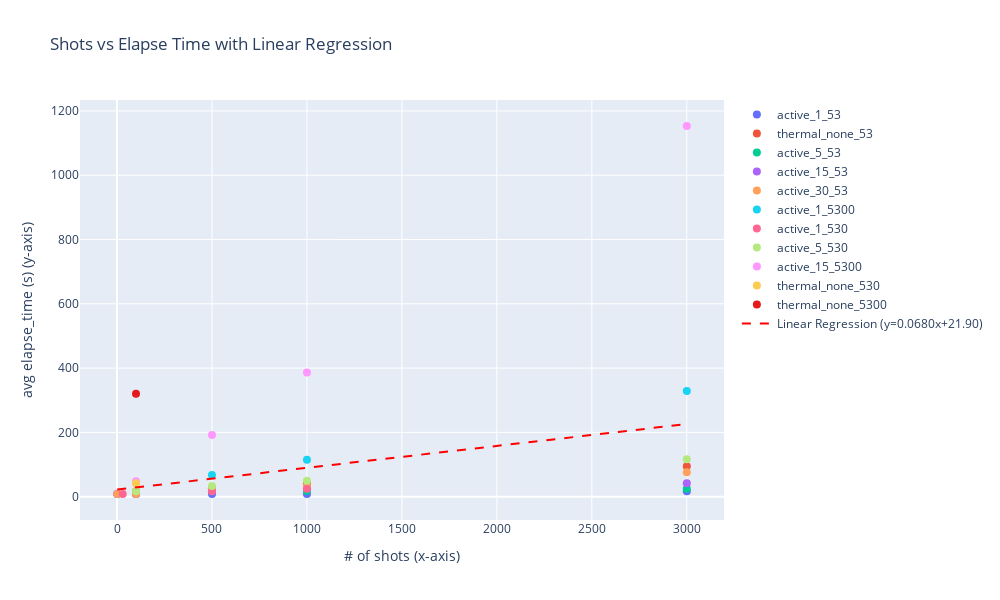

Here is the notebook cell this chart was saved with:
### Code cell
import pandas as pd
import plotly.graph_objects as go
from plotly.subplots import make_subplots
import numpy as np
from sklearn.linear_model import LinearRegression
import plotly.express as px

# 데이터 생성
data = {
    'reset': ['active', 'active', 'active', 'thermal', 'thermal', 'thermal', 
              'active', 'active', 'active', 'active', 'active', 'active',
              'active', 'active', 'active', 'active', 'active', 'active',
              'thermal', 'active', 'active', 'active', 'active', 'active',
              'active', 'active', 'active', 'active', 'active', 'active',
              'active', 'active', 'active', 'active', 'active', 'active',
              'active', 'thermal', 'thermal'],
    'max_attempts': ['1', '1', '1', 'none', 'none', 'none', 
                     '5', '5', '5', '15', '15', '15',
                     '30', '30', '30', '1', '15', '30',
                     'none', '30', '15', '5', '1', '1',
                     '1', '1', '1', '1', '1', '5',
                     '5', '5', '5', '15', '15', '15',
                     '15', 'none', 'none'],
    'amp_steps': [53, 53, 53, 53, 53, 53, 
                  53, 53, 53, 53, 53, 53,
                  53, 53, 53, 53, 53, 53,
                  53, 53, 53, 53, 53, 5300,
                  530, 5300, 5300, 530, 530, 530,
                  530, 530, 530, 5300, 5300, 5300,
                  5300, 530, 5300],
    'shots': [100, 500, 1000, 100, 500, 1000,
              100, 500, 1000, 100, 500, 1000,
              100, 500, 1000, 1, 1, 1,
              3000, 3000, 3000, 3000, 3000, 3000,
              30, 500, 1000, 1000, 500, 100,
              500, 1000, 3000, 100, 500, 1000,
              3000, 100, 100],
    'elapse_time': [8.35, 8.69, 8.53, 16.65, 25.93, 41.7,
                    8.58, 16.69, 17.965, 8.365, 16.71, 25.295,
                    8.37, 25.08, 33.44, 8.325, 8.365, 8.355,
                    94.63, 76.25, 41.67, 24.99, 16.72, 328.38,
                    8.35, 67.06, 114.82, 24.95, 16.66, 16.64,
                    33.38, 49.92, 116.69, 47.9, 192.06, 386.65,
                    1153.2, 41.71, 320.12]
}

df = pd.DataFrame(data)

# 레전드를 위한 조합 생성
df['legend'] = df['reset'] + '_' + df['max_attempts'].astype(str) + '_' + df['amp_steps'].astype(str)

# 고유한 레전드 값들
unique_legends = df['legend'].unique()

# 색상 팔레트 생성
colors = px.colors.qualitative.Plotly + px.colors.qualitative.Set1 + px.colors.qualitative.Set2

# Plotly 그래프 생성
fig = go.Figure()

# 각 레전드 그룹별로 산점도 추가
for i, legend in enumerate(unique_legends):
    subset = df[df['legend'] == legend]
    fig.add_trace(go.Scatter(
        x=subset['shots'],
        y=subset['elapse_time'],
        mode='markers',
        name=legend,
        marker=dict(
            size=8,
            color=colors[i % len(colors)]
        )
    ))

# 전체 데이터에 대한 선형 회귀
X = df['shots'].values.reshape(-1, 1)
y = df['elapse_time'].values

# 선형 회귀 모델 학습
model = LinearRegression()
model.fit(X, y)

# 회귀선을 위한 x 값 생성
x_range = np.linspace(df['shots'].min(), df['shots'].max(), 100)
y_pred = model.predict(x_range.reshape(-1, 1))

# 회귀선 추가
fig.add_trace(go.Scatter(
    x=x_range,
    y=y_pred,
    mode='lines',
    name=f'Linear Regression (y={model.coef_[0]:.4f}x+{model.intercept_:.2f})',
    line=dict(color='red', width=2, dash='dash')
))

# 레이아웃 설정
fig.update_layout(
    title='Shots vs Elapse Time with Linear Regression',
    xaxis_title='# of shots (x-axis)',
    yaxis_title='avg elapse_time (s) (y-axis)',
    hovermode='closest',
    width=1000,
    height=600,
    legend=dict(
        orientation="v",
        yanchor="top",
        y=1,
        xanchor="left",
        x=1.02
    )
)

# 그래프 표시
fig.show()

# 선형 회귀 결과 출력
print("\n=== 선형 회귀 분석 결과 ===")
print(f"방정식: y = {model.coef_[0]:.6f}x + {model.intercept_:.4f}")
print(f"기울기 (a): {model.coef_[0]:.6f}")
print(f"절편 (b): {model.intercept_:.4f}")

# R² 점수 계산
from sklearn.metrics import r2_score
y_pred_all = model.predict(X)
r2 = r2_score(y, y_pred_all)
print(f"R² 점수: {r2:.4f}")

# 추가 분석: 각 파라미터 조합별 회귀 분석
print("\n=== 주요 그룹별 선형 회귀 분석 ===")
main_groups = df.groupby('reset')

for name, group in main_groups:
    if len(group) > 2:  # 최소 3개 이상의 데이터 포인트가 있을 때만 회귀 분석
        X_group = group['shots'].values.reshape(-1, 1)
        y_group = group['elapse_time'].values
        
        model_group = LinearRegression()
        model_group.fit(X_group, y_group)
        
        print(f"\n{name} 그룹:")
        print(f"  방정식: y = {model_group.coef_[0]:.6f}x + {model_group.intercept_:.4f}")
        print(f"  데이터 포인트 수: {len(group)}")

# amp_steps별 분석
print("\n=== amp_steps별 선형 회귀 분석 ===")
amp_groups = df.groupby('amp_steps')

for amp_step, group in amp_groups:
    if len(group) > 2:
        X_group = group['shots'].values.reshape(-1, 1)
        y_group = group['elapse_time'].values
        
        model_group = LinearRegression()
        model_group.fit(X_group, y_group)
        
        print(f"\namp_steps = {amp_step}:")
        print(f"  방정식: y = {model_group.coef_[0]:.6f}x + {model_group.intercept_:.4f}")
        print(f"  데이터 포인트 수: {len(group)}")

### Figure 1 — Plotly figure (JSON) as saved in the notebook; plotly's stock layout.template omitted (floating-point values rounded to 4 significant figures)
{"data": [{"marker": {"color": "#636EFA", "size": 8}, "mode": "markers", "name": "active_1_53", "type": "scatter", "x": [100, 500, 1000, 1, 3000], "y": [8.35, 8.69, 8.53, 8.325, 16.72]}, {"marker": {"color": "#EF553B", "size": 8}, "mode": "markers", "name": "thermal_none_53", "type": "scatter", "x": [100, 500, 1000, 3000], "y": [16.65, 25.93, 41.7, 94.63]}, {"marker": {"color": "#00CC96", "size": 8}, "mode": "markers", "name": "active_5_53", "type": "scatter", "x": [100, 500, 1000, 3000], "y": [8.58, 16.69, 17.96, 24.99]}, {"marker": {"color": "#AB63FA", "size": 8}, "mode": "markers", "name": "active_15_53", "type": "scatter", "x": [100, 500, 1000, 1, 3000], "y": [8.365, 16.71, 25.3, 8.365, 41.67]}, {"marker": {"color": "#FFA15A", "size": 8}, "mode": "markers", "name": "active_30_53", "type": "scatter", "x": [100, 500, 1000, 1, 3000], "y": [8.37, 25.08, 33.44, 8.355, 76.25]}, {"marker": {"color": "#19D3F3", "size": 8}, "mode": "markers", "name": "active_1_5300", "type": "scatter", "x": [3000, 500, 1000], "y": [328.4, 67.06, 114.8]}, {"marker": {"color": "#FF6692", "size": 8}, "mode": "markers", "name": "active_1_530", "type": "scatter", "x": [30, 1000, 500], "y": [8.35, 24.95, 16.66]}, {"marker": {"color": "#B6E880", "size": 8}, "mode": "markers", "name": "active_5_530", "type": "scatter", "x": [100, 500, 1000, 3000], "y": [16.64, 33.38, 49.92, 116.7]}, {"marker": {"color": "#FF97FF", "size": 8}, "mode": "markers", "name": "active_15_5300", "type": "scatter", "x": [100, 500, 1000, 3000], "y": [47.9, 192.1, 386.6, 1153.0]}, {"marker": {"color": "#FECB52", "size": 8}, "mode": "markers", "name": "thermal_none_530", "type": "scatter", "x": [100], "y": [41.71]}, {"marker": {"color": "rgb(228,26,28)", "size": 8}, "mode": "markers", "name": "thermal_none_5300", "type": "scatter", "x": [100], "y": [320.1]}, {"line": {"color": "red", "dash": "dash", "width": 2}, "mode": "lines", "name": "Linear Regression (y=0.0680x+21.90)", "type": "scatter", "x": [1, 31.29, 61.59, 91.88, 122.2, 152.5, 182.8, 213.1, 243.3, 273.6, 303.9, 334.2, 364.5, 394.8, 425.1, 455.4, 485.7, 516.0, 546.3, 576.6, 606.9, 637.2, 667.4, 697.7, 728.0, 758.3, 788.6, 818.9, 849.2, 879.5, 909.8, 940.1, 970.4, 1001.0, 1031.0, 1061.0, 1092.0, 1122.0, 1152.0, 1182.0, 1213.0, 1243.0, 1273.0, 1304.0, 1334.0, 1364.0, 1394.0, 1425.0, 1455.0, 1485.0, 1516.0, 1546.0, 1576.0, 1607.0, 1637.0, 1667.0, 1697.0, 1728.0, 1758.0, 1788.0, 1819.0, 1849.0, 1879.0, 1909.0, 1940.0, 1970.0, 2000.0, 2031.0, 2061.0, 2091.0, 2122.0, 2152.0, 2182.0, 2212.0, 2243.0, 2273.0, 2303.0, 2334.0, 2364.0, 2394.0, 2424.0, 2455.0, 2485.0, 2515.0, 2546.0, 2576.0, 2606.0, 2636.0, 2667.0, 2697.0, 2727.0, 2758.0, 2788.0, 2818.0, 2849.0, 2879.0, 2909.0, 2939.0, 2970.0, 3000], "y": [21.97, 24.03, 26.09, 28.15, 30.21, 32.27, 34.33, 36.39, 38.45, 40.51, 42.58, 44.64, 46.7, 48.76, 50.82, 52.88, 54.94, 57.0, 59.06, 61.12, 63.18, 65.24, 67.3, 69.36, 71.42, 73.48, 75.54, 77.6, 79.66, 81.72, 83.78, 85.84, 87.9, 89.96, 92.02, 94.08, 96.14, 98.2, 100.3, 102.3, 104.4, 106.4, 108.5, 110.6, 112.6, 114.7, 116.7, 118.8, 120.9, 122.9, 125.0, 127.0, 129.1, 131.2, 133.2, 135.3, 137.3, 139.4, 141.5, 143.5, 145.6, 147.6, 149.7, 151.8, 153.8, 155.9, 157.9, 160.0, 162.1, 164.1, 166.2, 168.2, 170.3, 172.4, 174.4, 176.5, 178.6, 180.6, 182.7, 184.7, 186.8, 188.9, 190.9, 193.0, 195.0, 197.1, 199.2, 201.2, 203.3, 205.3, 207.4, 209.5, 211.5, 213.6, 215.6, 217.7, 219.8, 221.8, 223.9, 225.9]}], "layout": {"height": 600, "hovermode": "closest", "legend": {"orientation": "v", "x": 1.02, "xanchor": "left", "y": 1, "yanchor": "top"}, "title": {"text": "Shots vs Elapse Time with Linear Regression"}, "width": 1000, "xaxis": {"title": {"text": "# of shots (x-axis)"}}, "yaxis": {"title": {"text": "avg elapse_time (s) (y-axis)"}}}}
